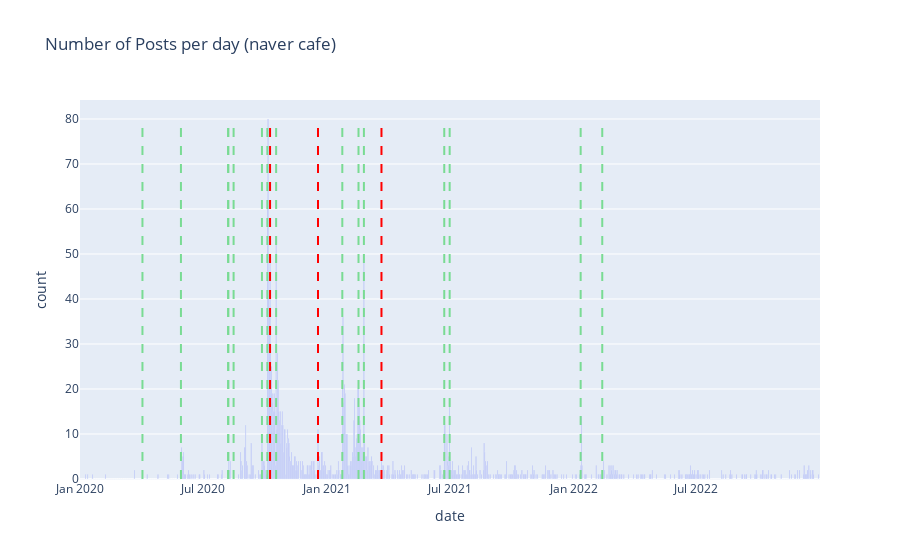

The cell this chart's notebook holds for it:
### Markdown cell above
# EDA (All)

### Code cell
# minimum filtering
vis_df = filtered_by_keyword_posts_df
title = 'Number of Posts per day (naver cafe)'
day_start = '2020-01-01'
day_end = '2022-12-31'
per_day_views_threshold = -1
per_post_likes_threshold = -1
vis_df = plot_per_day_post_count_plotly_with_events(filtered_by_keyword_posts_df, title=title,\
    day_start=day_start, day_end=day_end, \
    per_post_likes_threshold=per_post_likes_threshold, \
    per_day_views_threshold=per_day_views_threshold, \
    events=events, \
)

### Figure 1 — Plotly figure (JSON) as saved in the notebook; plotly's stock layout.template omitted (floating-point values rounded to 4 significant figures; data arrays with more than 128 entries replaced by an {"elided": "..."} marker saying what was removed)
{"data": [{"name": "filtered_count", "type": "bar", "x": {"elided": "1096 str values"}, "y": {"elided": "1096 int values"}}], "layout": {"shapes": [{"line": {"color": "Red", "dash": "dash", "width": 2}, "type": "line", "x0": "2020-10-08", "x1": "2020-10-08", "y0": 0, "y1": 80}, {"line": {"color": "Red", "dash": "dash", "width": 2}, "type": "line", "x0": "2020-12-18", "x1": "2020-12-18", "y0": 0, "y1": 80}, {"line": {"color": "Red", "dash": "dash", "width": 2}, "type": "line", "x0": "2021-03-22", "x1": "2021-03-22", "y0": 0, "y1": 80}, {"line": {"color": "#79db93", "dash": "dash", "width": 2}, "type": "line", "x0": "2021-02-24", "x1": "2021-02-24", "y0": 0, "y1": 80}, {"line": {"color": "#79db93", "dash": "dash", "width": 2}, "type": "line", "x0": "2020-04-02", "x1": "2020-04-02", "y0": 0, "y1": 80}, {"line": {"color": "#79db93", "dash": "dash", "width": 2}, "type": "line", "x0": "2020-05-29", "x1": "2020-05-29", "y0": 0, "y1": 80}, {"line": {"color": "#79db93", "dash": "dash", "width": 2}, "type": "line", "x0": "2020-08-07", "x1": "2020-08-07", "y0": 0, "y1": 80}, {"line": {"color": "#79db93", "dash": "dash", "width": 2}, "type": "line", "x0": "2020-08-15", "x1": "2020-08-15", "y0": 0, "y1": 80}, {"line": {"color": "#79db93", "dash": "dash", "width": 2}, "type": "line", "x0": "2020-09-26", "x1": "2020-09-26", "y0": 0, "y1": 80}, {"line": {"color": "#79db93", "dash": "dash", "width": 2}, "type": "line", "x0": "2020-08-07", "x1": "2020-08-07", "y0": 0, "y1": 80}, {"line": {"color": "#79db93", "dash": "dash", "width": 2}, "type": "line", "x0": "2020-10-04", "x1": "2020-10-04", "y0": 0, "y1": 80}, {"line": {"color": "#79db93", "dash": "dash", "width": 2}, "type": "line", "x0": "2020-10-17", "x1": "2020-10-17", "y0": 0, "y1": 80}, {"line": {"color": "#79db93", "dash": "dash", "width": 2}, "type": "line", "x0": "2021-01-23", "x1": "2021-01-23", "y0": 0, "y1": 80}, {"line": {"color": "#79db93", "dash": "dash", "width": 2}, "type": "line", "x0": "2021-02-16", "x1": "2021-02-16", "y0": 0, "y1": 80}, {"line": {"color": "#79db93", "dash": "dash", "width": 2}, "type": "line", "x0": "2021-06-23", "x1": "2021-06-23", "y0": 0, "y1": 80}, {"line": {"color": "#79db93", "dash": "dash", "width": 2}, "type": "line", "x0": "2021-07-01", "x1": "2021-07-01", "y0": 0, "y1": 80}, {"line": {"color": "#79db93", "dash": "dash", "width": 2}, "type": "line", "x0": "2022-01-11", "x1": "2022-01-11", "y0": 0, "y1": 80}, {"line": {"color": "#79db93", "dash": "dash", "width": 2}, "type": "line", "x0": "2022-02-12", "x1": "2022-02-12", "y0": 0, "y1": 80}], "title": {"text": "Number of Posts per day (naver cafe)"}, "xaxis": {"title": {"text": "date"}}, "yaxis": {"title": {"text": "count"}}}}
